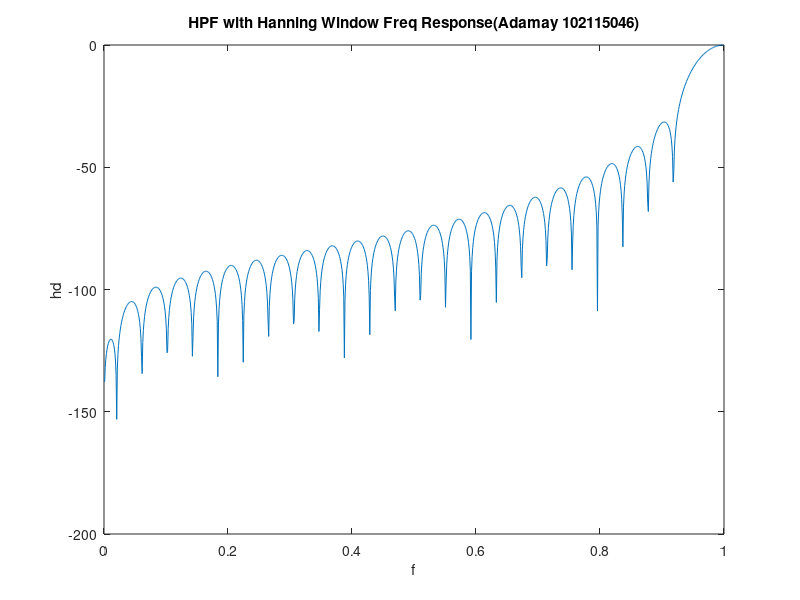

Write the MATLAB code that produced this figure.
clc
clear all;
fp=input('Enter the passband frequency:');
tw=input('Enter the transition width:');
tw=tw/8000;
fc=fp+tw/2;
N=50;
h=ones(1,N);
hd=ones(1,N);

for i=1:N
 a(i)=(-(N-1)/2-1)+i;
end
r=hanning(N);
%r=hamming(N);
for i=1:N
 wc=2*pi*fc;
 h(i)=((-1)^i)*sin(a(i)*wc)/(a(i)*wc);
 hd(i)=h(i)*r(i);
end

[X2,w2]=freqz(hd,1,1024);
X2max=max(abs(X2));
plot(w2/pi,20*log10(abs(X2)/X2max));
title('HPF with Hanning Window Freq Response(Adamay 102115046)');
xlabel('f');
ylabel('hd');